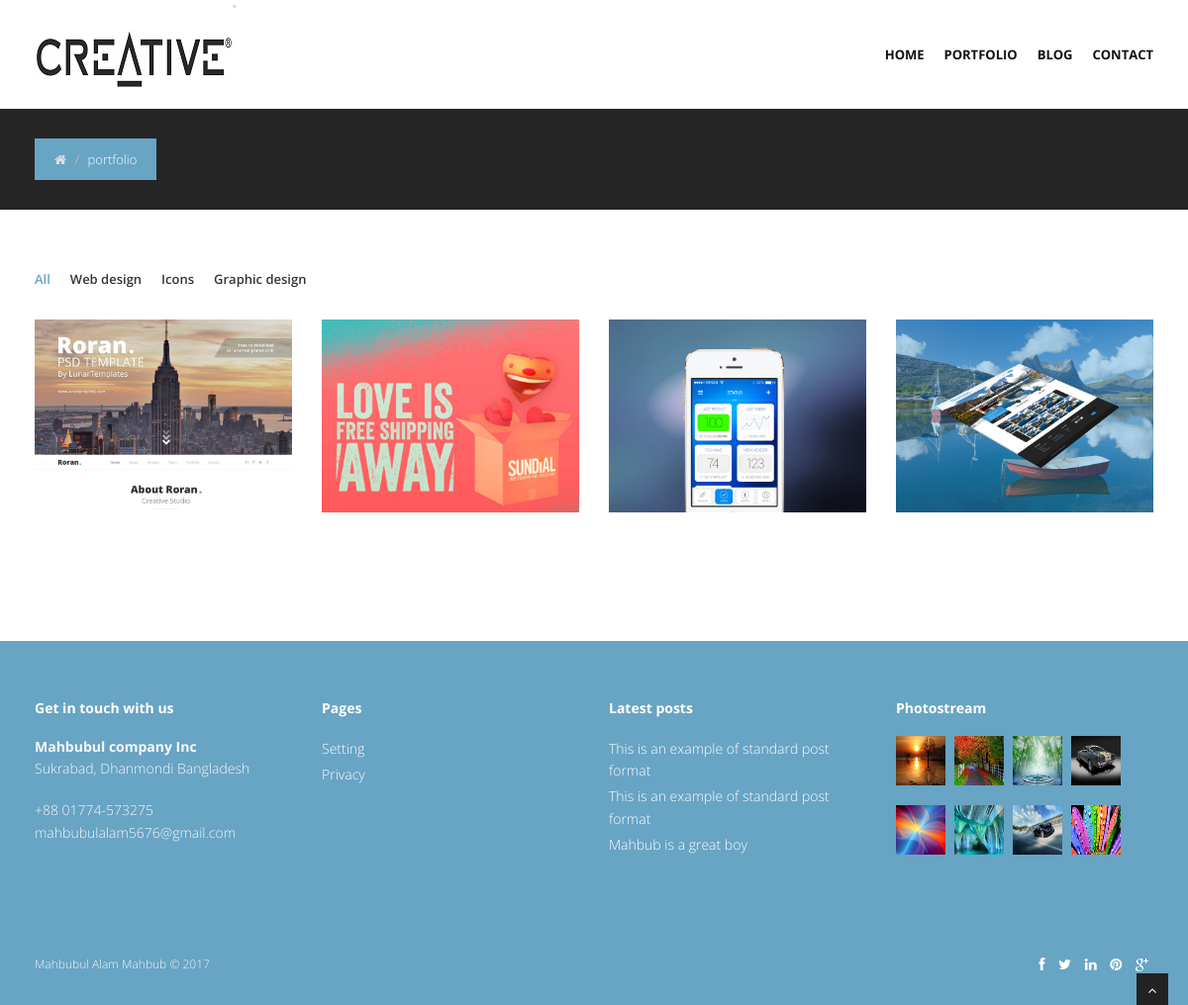
Screenshot of /portfolio.php with the database file from the repository.
### tables this page shows
CREATE TABLE `tbl_description` (
  `value` varchar(20) NOT NULL,
  `website_heading` varchar(100) NOT NULL,
  `companyName` varchar(40) NOT NULL,
  `companyAddress` varchar(70) NOT NULL,
  `companyPhone` varchar(35) NOT NULL,
  `companyEmail` varchar(35) NOT NULL,
  `copyright` varchar(30) NOT NULL,
  `facebookUrl` varchar(50) NOT NULL,
  `twitterUrl` varchar(50) NOT NULL,
  `linkedinUrl` varchar(50) NOT NULL,
  `pinterestUrl` varchar(50) NOT NULL,
  `googleplusUrl` varchar(50) NOT NULL,
  `websiteLogo` varchar(100) NOT NULL,
  `companyOwner` varchar(50) NOT NULL
);

CREATE TABLE `tbl_menu` (
  `menuId` int(11) NOT NULL,
  `menuName` varchar(50) NOT NULL,
  `menuUrl` varchar(60) NOT NULL,
  `menuUploaderId` int(3) NOT NULL,
  `menuStatus` int(2) NOT NULL,
  `menuUploadeDate` timestamp NOT NULL DEFAULT CURRENT_TIMESTAMP,
  `menuPosition` int(3) DEFAULT NULL
);

CREATE TABLE `tbl_portfolio` (
  `portfolioId` int(11) NOT NULL,
  `portfolioTitle` varchar(255) NOT NULL,
  `portfolioName` varchar(150) NOT NULL,
  `portfolioImage` varchar(255) NOT NULL,
  `portfolioStatus` int(2) NOT NULL,
  `portfolioUploaderId` int(3) NOT NULL,
  `portfolioUploaderName` varchar(70) NOT NULL,
  `portfolioUploadeDate` timestamp NOT NULL DEFAULT CURRENT_TIMESTAMP,
  `portfolio_categoryId` int(2) NOT NULL
);

CREATE TABLE `tbl_pageandfeature` (
  `pId` int(11) NOT NULL,
  `pTitle` varchar(110) NOT NULL,
  `pIconClass` varchar(40) NOT NULL,
  `pDetails` text NOT NULL,
  `pCategory` int(11) NOT NULL,
  `pStatus` int(11) NOT NULL,
  `pUploaderId` int(11) NOT NULL,
  `pUploadedDate` timestamp NOT NULL DEFAULT CURRENT_TIMESTAMP
);

CREATE TABLE `tbl_post` (
  `post_postId` int(11) NOT NULL,
  `post_postTitle` varchar(150) NOT NULL,
  `post_postDetails` text NOT NULL,
  `post_categoryId` int(11) NOT NULL,
  `post_postButtonText` varchar(40) NOT NULL,
  `post_postUploader` varchar(50) NOT NULL,
  `post_postUploaderId` int(5) NOT NULL,
  `post_postImage` varchar(255) NOT NULL,
  `post_postUploadeDate` timestamp NOT NULL DEFAULT CURRENT_TIMESTAMP,
  `post_postComment` int(5) NOT NULL,
  `post_postStatus` tinyint(2) NOT NULL
);

CREATE TABLE `tbl_gallery` (
  `galleryId` int(11) NOT NULL,
  `galleryImage` varchar(255) NOT NULL,
  `galleryURL` varchar(120) NOT NULL,
  `galleryImageUploadeTime` timestamp NOT NULL DEFAULT CURRENT_TIMESTAMP,
  `galleryUploaderId` int(3) NOT NULL,
  `galleryUploaderName` varchar(30) NOT NULL
);

### functions/function.php (called while the page is built, shortened)
<?php
    function getHeader(){
        require_once "inc/header.php";
    }
    function getBread(){
            require_once "inc/bread.php";
        }
    function getFooter(){
            require_once "inc/footer.php";
        }
    function getPart($addPart){
            include_once "inc/".$addPart;
        }
?>

### portfolio.php (called while the page is built, shortened)
<?php require_once "functions/function.php";?>
<?php  getHeader(); ?>
<?php  getPart("portfolio.php"); ?>
<?php getFooter(); ?>

### inc/portfolio.php (the view, shortened to what this page needs)
<section id="content">
	<div class="container">
		<div class="row">
			<div class="col-lg-12">
				<ul class="portfolio-categ filter">
					<li class="all active"><a href="#">All</a></li>
					<li class="web"><a href="#" title="">Web design</a></li>
					<li class="icon"><a href="#" title="">Icons</a></li>
					<li class="graphic"><a href="#" title="">Graphic design</a></li>
				</ul>
				<div class="clearfix">
				</div>
				<div class="row">
					<section id="projects">
					<ul id="thumbs" class="portfolio">
						<?php
                            global $con;
                            $query = "SELECT * FROM tbl_portfolio WHERE portfolioStatus='2' ORDER BY portfolioId DESC";
                            $result = mysqli_query($con,$query)->fetch_all(MYSQLI_ASSOC);
                            if($result){
                                foreach($result as $portfolio){
                                extract($portfolio);
                         ?>
						<li class="item-thumbs col-lg-3 design" data-id="id-0" data-type="<?php if($portfolio_categoryId == 1){echo 'web';}elseif($portfolio_categoryId == 2){echo 'icon';}elseif($portfolio_categoryId == 3){echo 'graphic';} ?>">
						<img src="Admin/uploads/portfolioImage/<?=$portfolioImage;?>" alt="<?=$portfolioTitle;?>">
						</li>
						<?php } } ?>
					</ul>
					</section>
				</div>
			</div>
		</div>
	</div>
	</section>

### inc/header.php (shortened to what this page needs)
<!DOCTYPE html>
<html lang="en">
<head>
<link href="css/bootstrap.min.css" rel="stylesheet" />
<link href="css/fancybox/jquery.fancybox.css" rel="stylesheet">
<link href="css/jcarousel.css" rel="stylesheet" />
<link href="css/flexslider.css" rel="stylesheet" />
<link href="css/style.css" rel="stylesheet" />
<link href="skins/default.css" rel="stylesheet" />
</head>
<body>
<div id="wrapper">
	<header>
        <div class="navbar navbar-default navbar-static-top">
            <div class="container">
                <div class="navbar-header">
                    <?php
                    global $con;
                    $query = "SELECT websiteLogo FROM tbl_description WHERE value='logo'";
                        $logoResult = mysqli_query($con,$query);
                        $result = mysqli_fetch_array($logoResult);
                    ?>`
                    <a class="navbar-brand" href="index.php"><img src="Admin/uploads/<?=$result['websiteLogo'];?>" alt="" style="height: 60px;width: 200px;"></a>
                </div>
                <div class="navbar-collapse collapse ">
                    <ul class="nav navbar-nav">
                       <?php
                            $query = "SELECT * FROM tbl_menu where menuStatus='2' ORDER BY menuPosition ASC";
                            $result = mysqli_query($con,$query)->fetch_all(MYSQLI_ASSOC);
                            if($result){
                                foreach($result as $menu){
                         ?>
                        <li><a href="<?=$menu['menuUrl'];?>"><?=$menu['menuName'];?></a></li>
                        <?php } } ?>
                    </ul>
                </div>
            </div>
        </div>
	</header>

### inc/footer.php (shortened to what this page needs)
	<footer>
	<div class="container">
		<div class="row">
			<div class="col-lg-3">
				<div class="widget">
					<h5 class="widgetheading">Get in touch with us</h5>
					<?php
                         global $con;
                         $query = "SELECT * FROM tbl_description WHERE value='company_details' or value='copyright' or value='social_url'";
                         $adminResult = mysqli_query($con,$query);
                         if($adminResult){
                             $result = mysqli_fetch_array($adminResult);
                             extract($result);
                    ?>
					<address>
					<strong><?=$companyName;?></strong><br>
					 <?=$companyAddress;?> </address>
					<p>
						<i class="icon-phone"></i> <?=$companyPhone;?> <br>
						<i class="icon-envelope-alt"></i> <?=$companyEmail;?>
					</p>
					<?php } ?>
				</div>
			</div>
			<div class="col-lg-3">
				<div class="widget">
					<h5 class="widgetheading">Pages</h5>
					<ul class="link-list">
                        <?php
                            $query = "SELECT * FROM tbl_pageandfeature WHERE pStatus='2' and pCategory='2' ORDER BY pId DESC LIMIT 4";
                            $result = mysqli_query($con,$query)->fetch_all(MYSQLI_ASSOC);
                            if($result){
                                foreach($result as $page){
                                extract($page);
                        ?>
						<li><a href="?id=<?=$pId;?>"><?=$pTitle;?></a></li>
						<?php } } ?>
					</ul>
				</div>
			</div>
			<div class="col-lg-3">
				<div class="widget">
					<h5 class="widgetheading">Latest posts</h5>
					<ul class="link-list">
					    <?php
                           $postQuery = "SELECT * FROM tbl_post WHERE post_postStatus='2' ORDER BY post_postId DESC LIMIT 3";
                           $postResult = mysqli_query($con,$postQuery);
                           if($postResult){
                              while($post = $postResult->fetch_array()){
                                  extract($post);
                         ?>
						<li><a href="?postId=<?=$post_postId;?>"><?=$post_postTitle;?></a></li>
						<?php } }else{echo "";} ?>
					</ul>
				</div>
			</div>
			<div class="col-lg-3">
				<div class="widget">
					<h5 class="widgetheading">Photostream</h5>
					<div class="flickr_badge">
						<ul class="gallery">
                            <?php
                               $galleryQuery = "SELECT * FROM tbl_gallery ORDER BY galleryId DESC LIMIT 8";
                               $galleryResult = mysqli_query($con,$galleryQuery);
                               if($galleryResult){
                                  while($gallery = $galleryResult->fetch_array()){
                                      extract($gallery);
                             ?>
						    <li><a href="<?=$galleryURL;?>" title="Facebook <?=$galleryUploaderName;?>"><img src="Admin/uploads/galleryImage/<?=$galleryImage;?>" alt=""></a></li>
						    <?php } }else{echo "";} ?>
						</ul>
					</div>
				</div>
			</div>
		</div>
	</div>
	<div id="sub-footer">
		<div class="container">
			<div class="row">
				<div class="col-lg-6">
					<div class="copyright">
					    <?php
                         $query = "SELECT * FROM tbl_description WHERE value='copyright'";
                         $cResult = mysqli_query($con,$query);
                         if($cResult){
                             $result = mysqli_fetch_array($cResult);
                             extract($result);
                    ?>
						<p>
                            <span><?=$copyright." ".'&copy;'." ".date("Y");?>
						</p>
						<?php } ?>
					</div>
				</div>
				<div class="col-lg-6">
					<ul class="social-network">
					<?php
                         $query = "SELECT * FROM tbl_description WHERE value='social_url'";
                         $sResult = mysqli_query($con,$query);
                         if($sResult){
                             $result = mysqli_fetch_array($sResult);
                             extract($result);
                    ?>
						<li><a href="<?=$facebookUrl;?>" data-placement="top" title="Facebook"><i class="fa fa-facebook"></i></a></li>
						<li><a href="<?=$twitterUrl;?>" data-placement="top" title="Twitter"><i class="fa fa-twitter"></i></a></li>
						<li><a href="<?=$linkedinUrl;?>" data-placement="top" title="Linkedin"><i class="fa fa-linkedin"></i></a></li>
						<li><a href="<?=$pinterestUrl;?>" data-placement="top" title="Pinterest"><i class="fa fa-pinterest"></i></a></li>
						<li><a href="<?=$googleplusUrl;?>" data-placement="top" title="Google plus"><i class="fa fa-google-plus"></i></a></li>
					</ul>
					<?php } ?>
				</div>
			</div>
		</div>
	</div>
	</footer>
</div>
<a href="#" class="scrollup"><i class="fa fa-angle-up active"></i></a>
</body>
</html>

### css/style.css (style rules this page uses)
body { font-family:'Open Sans', Arial, sans-serif; font-size:14px; font-weight:300; line-height:1.6em; color:#656565; }
h1,h2, h3, h4, h5, h6 { font-family:'Open Sans', Arial, sans-serif; font-weight:700; line-height:1.1em; color:#333; margin-bottom: 20px; }
.container { padding:0 20px 0 20px; position:relative; }
#wrapper { width:100%; margin:0; padding:0; }
.row,.row-fluid { margin-bottom:30px; }
.row .row,.row-fluid .row-fluid { margin-bottom:30px; }
header .navbar { margin-bottom: 0; }
.navbar-default { border: none; }
.navbar-brand { color: #222; text-transform: uppercase; font-size: 24px; font-weight: 700; line-height: 1em; letter-spacing: -1px; margin-top: 30px; padding: 0 0 0 15px; }
header .navbar-collapse ul.navbar-nav { float: right; margin-right: 0; }
header .navbar-default { background-color: #fff; }
header .navbar { min-height: 100px; }
header .navbar-nav > li { padding-bottom: 30px; padding-top: 30px; }
header .navbar-nav > li > a { padding-bottom: 6px; padding-top: 5px; margin-left: 2px; line-height: 30px; font-weight: 700; -webkit-transition: all .3s ease; -moz-transition: all .3s ease; -ms-transition: all .3s ease; -o-transition: all .3s ease; transition: all .3s ease; }
header ul.nav li { border:none; margin:0; }
header ul.nav li a { font-size:12px; border:none; font-weight:700; text-transform:uppercase; }
.navbar .nav > li > a { color: #111; text-shadow: none; }
#content { position:relative; background:#fff; padding:50px 0 40px 0; }
#content img { max-width:100%; height:auto; }
#thumbs { margin: 0; padding: 0; }
#thumbs li { list-style-type: none; }
.item-thumbs { position: relative; overflow: hidden; margin-bottom: 30px; cursor: pointer; }
.item-thumbs a + img { width: 100%; }
ul.portfolio-categ { margin:10px 0 30px 0; padding:0; float:left; list-style:none; }
ul.portfolio-categ li { margin:0; padding:0 20px 0 0; float:left; list-style:none; font-size:13px; font-weight:600; }
ul.portfolio-categ li a { display:block; padding:35x 0 35x 0; color:#353535; }
ul.link-list { margin:0; padding:0; list-style:none; }
ul.link-list li { margin:0; padding:2px 0 2px 0; list-style:none; }
footer ul.link-list li a { color:#fff; }
.widgetheading { width:100%; padding:0; }
footer .widgetheading { position: relative; }
.widget .flickr_badge { width:100%; }
.widget .flickr_badge img { margin: 0 9px 20px 0; }
footer .widget .flickr_badge { width: 100%; }
footer .widget .flickr_badge img { margin: 0 9px 20px 0; }
.flickr_badge img { width: 50px; height: 50px; float: left; margin: 0 9px 20px 0; }
footer { padding:50px 0 0 0; color:#f8f8f8; }
footer a { color:#fff; }
footer h1, footer h2, footer h3, footer h4, footer h5, footer h6 { color:#fff; }
footer address { line-height:1.6em; }
ul.social-network { list-style:none; margin:0; }
ul.social-network li { display:inline; margin: 0 5px; }
#sub-footer { text-shadow:none; color:#f5f5f5; padding:0; padding-top:30px; margin:20px 0 0 0; }
#sub-footer p { margin:0; padding:0; }
#sub-footer span { color:#f5f5f5; }
.copyright { text-align:left; font-size:12px; }
#sub-footer ul.social-network { float:right; }
.scrollup { position:fixed; width:32px; height:32px; bottom:0px; right:20px; background: #222; }
a.scrollup { outline:0; text-align: center; }
a.scrollup i { margin-top: 10px; color: #fff; }

### skins/default.css (style rules this page uses)
a, a:hover,a:focus,a:active, footer a.text-link:hover, strike, .post-meta span a:hover, footer a.text-link, ul.meta-post li a:hover, ul.cat li a:hover, ul.recent li h6 a:hover, ul.portfolio-categ li.active a, ul.portfolio-categ li.active a:hover, ul.portfolio-categ li a:hover,ul.related-post li h4 a:hover, span.highlight,article .post-heading h3 a:hover, .navbar .nav > .active > a,.navbar .nav > .active > a:hover,.navbar .nav > li > a:hover,.navbar .nav > li > a:focus,.navbar .nav > .active > a:focus, .validation { color:#68A4C4; }
footer { background:#68A4C4; }
#sub-footer { background:#68A4C4; }

### css/overwrite.css (style rules this page uses)
.widget h4,.widget h5 { font-weight:700; margin-bottom:20px; }
ul, ol { padding: 0; margin: 0 0 10px 25px; }
li { line-height: 1.6em; }
.navbar .nav { border-right:none; border-left:none; }
.navbar .nav > li > a { float: none; font-size:13px; padding: 10px 0 10px; margin-left:20px; margin-right:0; color: #999999; text-decoration: none; text-shadow: none; border-right:none; border-left:none; }

### inc/footer.php (style rules this page uses)
.gallery { margin: 0; padding: 0; }
.gallery li { list-style: none; }

### rows the page displays
tbl_description: websiteLogo (picture)
tbl_menu: menuName "HOME"
tbl_menu: menuName "PORTFOLIO"
tbl_menu: menuName "BLOG"
tbl_menu: menuName "CONTACT"
tbl_portfolio: portfolioImage (picture)
tbl_portfolio: portfolioImage (picture)
tbl_portfolio: portfolioImage (picture)
tbl_portfolio: portfolioImage (picture)
tbl_description: companyName "Mahbubul company Inc", companyAddress "Sukrabad, Dhanmondi Bangladesh", companyPhone "+88 01774-573275", companyEmail "mahbubulalam5676@gmail.com"
tbl_pageandfeature: pTitle "Setting"
tbl_pageandfeature: pTitle "Privacy"
tbl_post: post_postTitle "This is an example of standard post format"
tbl_post: post_postTitle "This is an example of standard post format"
tbl_post: post_postTitle "Mahbub is a great boy"
tbl_gallery: galleryImage (picture)
tbl_gallery: galleryImage (picture)
tbl_gallery: galleryImage (picture)
tbl_gallery: galleryImage (picture)
tbl_gallery: galleryImage (picture)
tbl_gallery: galleryImage (picture)
tbl_gallery: galleryImage (picture)
tbl_gallery: galleryImage (picture)
tbl_description: copyright "Mahbubul Alam Mahbub"

### other values shown
getCurrentPage() "portfolio"
